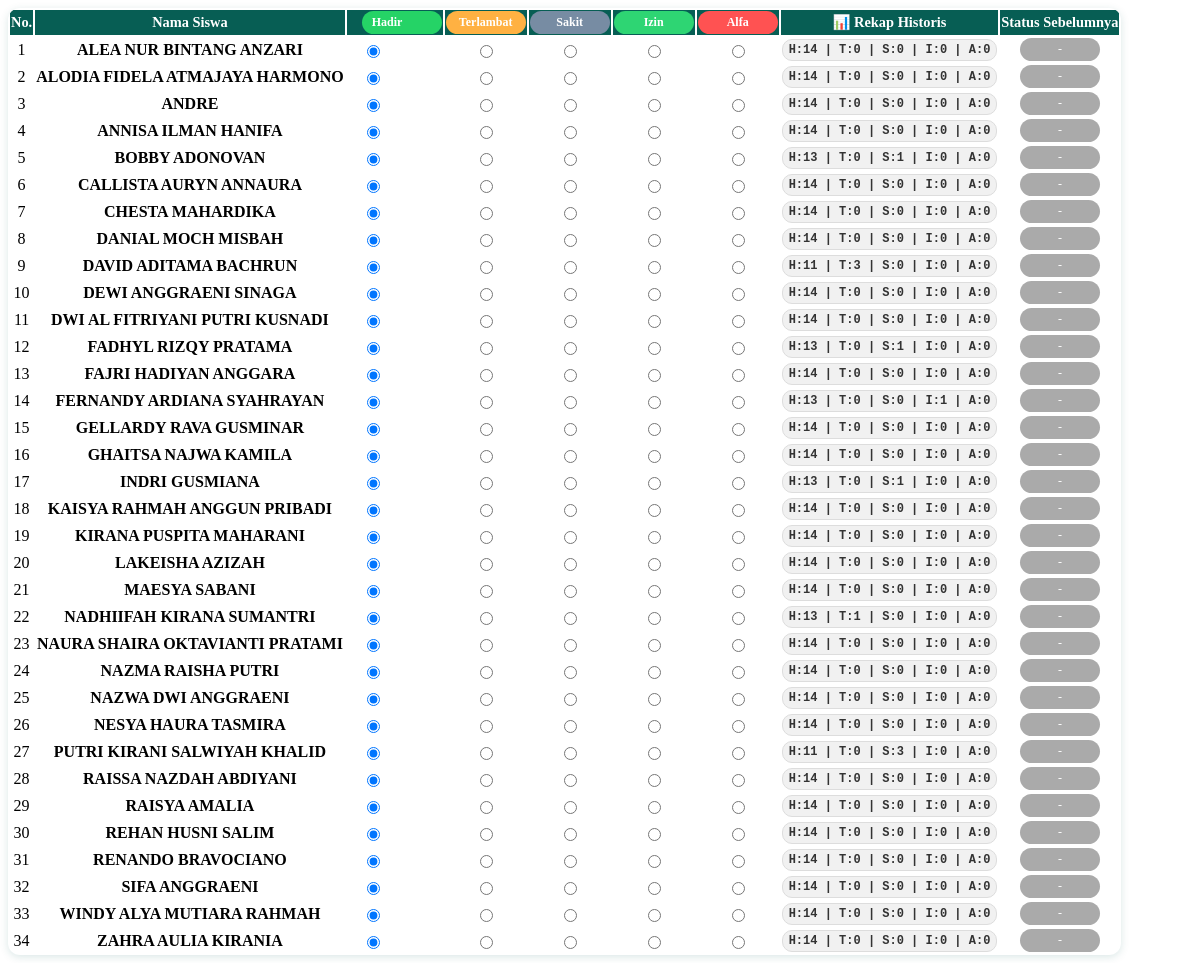
Screenshot of /absen/get_siswa.php?kelas_id=21 with the database file from the repository.
### tables this page shows
CREATE TABLE `siswa` (
  `id` int NOT NULL,
  `nis` varchar(20) NOT NULL,
  `nisn` varchar(20) NOT NULL,
  `nama` varchar(100) NOT NULL,
  `kelas_id` int NOT NULL,
  `jenis_kelamin` enum('Laki-laki','Perempuan') DEFAULT NULL
);

### src/absen/get_siswa.php (the view, shortened to what this page needs)
<?php
require_once '../config.php';
$kelas_id = $_GET['kelas_id'];
$search = isset($_GET['search']) ? $koneksi->real_escape_string($_GET['search']) : '';
$query = "
    SELECT
        s.*,
        k.nama_kelas,
        COALESCE(rekap.hadir, 0) AS total_hadir,
        COALESCE(rekap.terlambat, 0) AS total_terlambat,
        COALESCE(rekap.sakit, 0) AS total_sakit,
        COALESCE(rekap.izin, 0) AS total_izin,
        COALESCE(rekap.alfa, 0) AS total_alfa
    FROM siswa s
    JOIN kelas k ON s.kelas_id = k.id
    LEFT JOIN (
        SELECT
            siswa_id,
            SUM(CASE WHEN status = 'Hadir' THEN 1 ELSE 0 END) AS hadir,
            SUM(CASE WHEN status = 'Terlambat' THEN 1 ELSE 0 END) AS terlambat,
            SUM(CASE WHEN status = 'Sakit' THEN 1 ELSE 0 END) AS sakit,
            SUM(CASE WHEN status = 'Izin' THEN 1 ELSE 0 END) AS izin,
            SUM(CASE WHEN status = 'Alfa' THEN 1 ELSE 0 END) AS alfa
        FROM absensi
        GROUP BY siswa_id
    ) rekap ON s.id = rekap.siswa_id
";
if ($kelas_id === 'all') {
    if (!empty($search)) {
        $query .= " WHERE s.nama LIKE '%$search%'";
    }
    $query .= " ORDER BY k.nama_kelas, s.nama";
} else {
    $query .= " WHERE s.kelas_id = " . (int)$kelas_id;
    $query .= " ORDER BY s.nama";
}
$result = $koneksi->query($query);
if ($result->num_rows > 0) {
    echo '<table class="table table-bordered table-hover table-sm shadow-sm">';
    if ($kelas_id === 'all') {
        echo '<thead class="table-primary">
                <tr>
                    <th>No.</th>
                    <th>Kelas</th>
                    <th>Nama Siswa</th>
                    <th><span class="status-label status-hadir">Hadir</span></th>
                    <th><span class="status-label status-terlambat">Terlambat</span></th>
                    <th><span class="status-label status-sakit">Sakit</span></th>
                    <th><span class="status-label status-izin">Izin</span></th>
                    <th><span class="status-label status-alfa">Alfa</span></th>
                    <th>📊 Rekap Historis</th>
                    <th>Status Sebelumnya</th>
                </tr>
              </thead>';
    } else {
        echo '<thead class="table-primary">
                <tr>
                    <th>No.</th>
                    <th>Nama Siswa</th>
                    <th><span class="status-label status-hadir">Hadir</span></th>
                    <th><span class="status-label status-terlambat">Terlambat</span></th>
                    <th><span class="status-label status-sakit">Sakit</span></th>
                    <th><span class="status-label status-izin">Izin</span></th>
                    <th><span class="status-label status-alfa">Alfa</span></th>
                    <th>📊 Rekap Historis</th>
                    <th>Status Sebelumnya</th>
                </tr>
              </thead>';
    }
    echo '<tbody>';
    $no = 1;
    while ($row = $result->fetch_assoc()) {
        $status_sebelumnya = '';
        $hadir_checked = ($status_sebelumnya === '') ? 'checked' : '';
        $status_class = strtolower($status_sebelumnya) ?: 'kosong';
        ?>
        <tr>
            <td><?= $no++ ?></td>
            <td class="text-start">
                <strong><?= htmlspecialchars($row['nama']) ?></strong>
            </td>
            <td>
                <input type="radio" name="status[<?= $row['id'] ?>]" value="Hadir"
                       <?= ($status_sebelumnya == 'Hadir') ? 'checked' : $hadir_checked ?> required>
            </td>
            <td>
                <input type="radio" name="status[<?= $row['id'] ?>]" value="Terlambat"
                       <?= ($status_sebelumnya == 'Terlambat') ? 'checked' : '' ?>>
            </td>
            <td>
                <input type="radio" name="status[<?= $row['id'] ?>]" value="Sakit"
                       <?= ($status_sebelumnya == 'Sakit') ? 'checked' : '' ?>>
            </td>
            <td>
                <input type="radio" name="status[<?= $row['id'] ?>]" value="Izin"
                       <?= ($status_sebelumnya == 'Izin') ? 'checked' : '' ?>>
            </td>
            <td>
                <input type="radio" name="status[<?= $row['id'] ?>]" value="Alfa"
                       <?= ($status_sebelumnya == 'Alfa') ? 'checked' : '' ?>>
            </td>
            <td class="align-middle">
                <div class="rekap-historis">
                    H:<?= (int)$row['total_hadir'] ?> |
                    T:<?= (int)$row['total_terlambat'] ?> |
                    S:<?= (int)$row['total_sakit'] ?> |
                    I:<?= (int)$row['total_izin'] ?> |
                    A:<?= (int)$row['total_alfa'] ?>
                </div>
            </td>
            <td>
                <?php if ($status_sebelumnya): ?>
                    <span class="status-label status-<?= $status_class ?>">
                        <?= $status_sebelumnya ?>
                    </span>
                <?php else: ?>
                    <span class="status-label status-kosong">-</span>
                <?php endif; ?>
            </td>
        </tr>
        <?php
    }
    echo '</tbody></table>';
} else {
    echo '<div class="alert alert-info text-center py-4">
            <i class="fas fa-user-slash" style="font-size: 2em;"></i><br>
            <strong>Tidak ada siswa ditemukan</strong><br>
            Coba pilih kelas lain atau periksa pencarian.
          </div>';
}
?>

### src/absen/get_siswa.php (style rules this page uses)
.table.table-bordered { border:none; border-radius:12px; overflow:hidden; box-shadow:var(--wa-shadow); background:var(--wa-white); }
.table-primary th { background:var(--wa-dark) !important; color:#fff !important; border:none; font-size:.9rem; vertical-align:middle !important; }
.table th, .table td { vertical-align:middle !important; text-align:center; }
.table th:first-child, .table td:first-child { text-align:center; }
.table th:nth-child(3), .table td:nth-child(3) { text-align:left !important; padding-left:15px; }
.rekap-historis { font-size:.75rem; font-family:monospace; font-weight:600; color:#333; background:#f1f1f1; border:1px solid #ddd; border-radius:10px; padding:3px 6px; display:inline-block; }
.status-label { font-size:.75rem; color:#fff; padding:4px 10px; border-radius:12px; min-width:60px; display:inline-block; }
.status-hadir { background:var(--wa-light); }
.status-terlambat { background:#ffb142; }
.status-sakit { background:#778ca3; }
.status-izin { background:#2ed573; }
.status-alfa { background:#ff5252; }
.status-kosong { background:#aaa; }

### rows the page displays
siswa: nama "ALEA NUR BINTANG ANZARI", total_hadir "14", total_terlambat "0", total_sakit "0", total_izin "0", total_alfa "0"
siswa: nama "ALODIA FIDELA ATMAJAYA HARMONO", total_hadir "14", total_terlambat "0", total_sakit "0", total_izin "0", total_alfa "0"
siswa: nama "ANDRE", total_hadir "14", total_terlambat "0", total_sakit "0", total_izin "0", total_alfa "0"
siswa: nama "ANNISA ILMAN HANIFA", total_hadir "14", total_terlambat "0", total_sakit "0", total_izin "0", total_alfa "0"
siswa: nama "BOBBY ADONOVAN", total_hadir "13", total_terlambat "0", total_sakit "1", total_izin "0", total_alfa "0"
siswa: nama "CALLISTA AURYN ANNAURA", total_hadir "14", total_terlambat "0", total_sakit "0", total_izin "0", total_alfa "0"
siswa: nama "CHESTA MAHARDIKA", total_hadir "14", total_terlambat "0", total_sakit "0", total_izin "0", total_alfa "0"
siswa: nama "DANIAL MOCH MISBAH", total_hadir "14", total_terlambat "0", total_sakit "0", total_izin "0", total_alfa "0"
siswa: nama "DAVID ADITAMA BACHRUN", total_hadir "11", total_terlambat "3", total_sakit "0", total_izin "0", total_alfa "0"
siswa: nama "DEWI ANGGRAENI SINAGA", total_hadir "14", total_terlambat "0", total_sakit "0", total_izin "0", total_alfa "0"
siswa: nama "DWI AL FITRIYANI PUTRI KUSNADI", total_hadir "14", total_terlambat "0", total_sakit "0", total_izin "0", total_alfa "0"
siswa: nama "FADHYL RIZQY PRATAMA", total_hadir "13", total_terlambat "0", total_sakit "1", total_izin "0", total_alfa "0"
siswa: nama "FAJRI HADIYAN ANGGARA", total_hadir "14", total_terlambat "0", total_sakit "0", total_izin "0", total_alfa "0"
siswa: nama "FERNANDY ARDIANA SYAHRAYAN", total_hadir "13", total_terlambat "0", total_sakit "0", total_izin "1", total_alfa "0"
siswa: nama "GELLARDY RAVA GUSMINAR", total_hadir "14", total_terlambat "0", total_sakit "0", total_izin "0", total_alfa "0"
siswa: nama "GHAITSA NAJWA KAMILA", total_hadir "14", total_terlambat "0", total_sakit "0", total_izin "0", total_alfa "0"
siswa: nama "INDRI GUSMIANA", total_hadir "13", total_terlambat "0", total_sakit "1", total_izin "0", total_alfa "0"
siswa: nama "KAISYA RAHMAH ANGGUN PRIBADI", total_hadir "14", total_terlambat "0", total_sakit "0", total_izin "0", total_alfa "0"
siswa: nama "KIRANA PUSPITA MAHARANI", total_hadir "14", total_terlambat "0", total_sakit "0", total_izin "0", total_alfa "0"
siswa: nama "LAKEISHA AZIZAH", total_hadir "14", total_terlambat "0", total_sakit "0", total_izin "0", total_alfa "0"
siswa: nama "MAESYA SABANI", total_hadir "14", total_terlambat "0", total_sakit "0", total_izin "0", total_alfa "0"
siswa: nama "NADHIIFAH KIRANA SUMANTRI", total_hadir "13", total_terlambat "1", total_sakit "0", total_izin "0", total_alfa "0"
siswa: nama "NAURA SHAIRA OKTAVIANTI PRATAMI", total_hadir "14", total_terlambat "0", total_sakit "0", total_izin "0", total_alfa "0"
siswa: nama "NAZMA RAISHA PUTRI", total_hadir "14", total_terlambat "0", total_sakit "0", total_izin "0", total_alfa "0"
siswa: nama "NAZWA DWI ANGGRAENI", total_hadir "14", total_terlambat "0", total_sakit "0", total_izin "0", total_alfa "0"
siswa: nama "NESYA HAURA TASMIRA", total_hadir "14", total_terlambat "0", total_sakit "0", total_izin "0", total_alfa "0"
siswa: nama "PUTRI KIRANI SALWIYAH KHALID", total_hadir "11", total_terlambat "0", total_sakit "3", total_izin "0", total_alfa "0"
siswa: nama "RAISSA NAZDAH ABDIYANI", total_hadir "14", total_terlambat "0", total_sakit "0", total_izin "0", total_alfa "0"
siswa: nama "RAISYA AMALIA", total_hadir "14", total_terlambat "0", total_sakit "0", total_izin "0", total_alfa "0"
siswa: nama "REHAN HUSNI SALIM", total_hadir "14", total_terlambat "0", total_sakit "0", total_izin "0", total_alfa "0"
siswa: nama "RENANDO BRAVOCIANO", total_hadir "14", total_terlambat "0", total_sakit "0", total_izin "0", total_alfa "0"
siswa: nama "SIFA ANGGRAENI", total_hadir "14", total_terlambat "0", total_sakit "0", total_izin "0", total_alfa "0"
siswa: nama "WINDY ALYA MUTIARA RAHMAH", total_hadir "14", total_terlambat "0", total_sakit "0", total_izin "0", total_alfa "0"
siswa: nama "ZAHRA AULIA KIRANIA", total_hadir "14", total_terlambat "0", total_sakit "0", total_izin "0", total_alfa "0"
